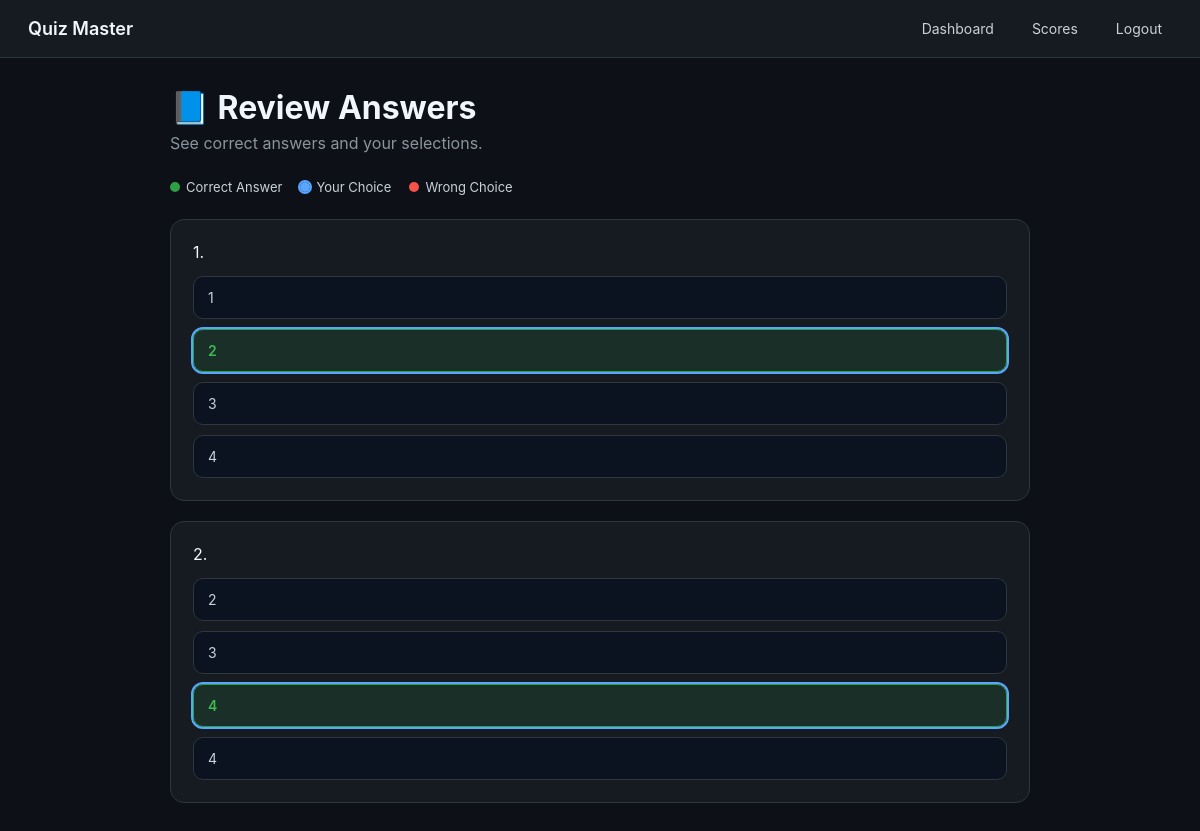
Page /quiz/review/2 (signed in) on the committed database.
### controller/models.py (models this page shows)
class Question(db.Model):
    __tablename__ = "question"
    question_id = db.Column(db.Integer, primary_key=True)
    quiz_id = db.Column(
        db.Integer,
        db.ForeignKey("quiz.quiz_id"),
        nullable=False
    )
    title = db.Column(db.String(255), nullable=False)
    statement = db.Column(db.Text, nullable=False)
    option_1 = db.Column(db.String(255), nullable=False)
    option_2 = db.Column(db.String(255), nullable=False)
    option_3 = db.Column(db.String(255), nullable=False)
    option_4 = db.Column(db.String(255), nullable=False)
    correct_option = db.Column(db.Integer, nullable=False)

### main.py (the view)
@app.route("/quiz/review/<int:attempt_id>")
@login_required
@role_required("user")
def quiz_review(attempt_id):
    attempt = QuizAttempt.query.get_or_404(attempt_id)
    if not attempt.submitted:
        flash("Quiz not submitted yet")
        return redirect(url_for("user_dashboard"))
    questions = Question.query.filter_by(
        quiz_id=attempt.quiz_id
    ).all()
    answers = UserAnswer.query.filter_by(
        attempt_id=attempt_id
    ).all()
    answer_map = {a.question_id: a for a in answers}
    return render_template(
        "user/review.html",
        attempt=attempt,
        questions=questions,
        answer_map=answer_map
    )

### main.py (called while the page is built)
def login_required(f):
    @wraps(f)
    def wrapper(*args, **kwargs):
        if "user_id" not in session:
            flash("Please login first")
            return redirect(url_for("login"))
        return f(*args, **kwargs)
    return wrapper

def role_required(required_role):
    def decorator(f):
        @wraps(f)
        def wrapper(*args, **kwargs):
            if session.get("role") != required_role:
                flash("Unauthorized access")
                return redirect(url_for("login"))
            return f(*args, **kwargs)
        return wrapper
    return decorator

### templates/USER/review.html (shortened to what this page needs)
<!DOCTYPE html>
<html lang="en">
<head>
</head>
<body>
<nav class="navbar">
    <div class="brand">Quiz Master</div>
    <div class="nav-links">
        <a class="nav-link" href="{{ url_for('user_dashboard') }}">Dashboard</a>
        <a class="nav-link" href="{{ url_for('user_quizzes') }}">Scores</a>
        <a class="nav-link" href="{{ url_for('logout') }}">Logout</a>
    </div>
</nav>
<div class="container">
<h1>📘 Review Answers</h1>
<p class="subtitle">See correct answers and your selections.</p>
<div class="legend">
    <span><i class="dot correct"></i> Correct Answer</span>
    <span><i class="dot selected"></i> Your Choice</span>
    <span><i class="dot wrong"></i> Wrong Choice</span>
</div>
{% for q in questions %}
<div class="question-card">
    <div class="question-title">
        {{ loop.index }}. {{ q.question_text }}
    </div>
    <ul class="options">
    {% for i in range(1,5) %}
        {% set opt = q | attr('option_' ~ i) %}
        {% set classes = [] %}
        <li class="option {{ ' '.join(classes) }}">
            {{ opt }}
        </li>
    {% endfor %}
    </ul>
</div>
{% endfor %}
</div>
</body>
</html>

### templates/USER/review.html (style rules this page uses)
:root { --bg:#0d1117; --panel:#161b22; --border:#30363d; --text:#c9d1d9; --muted:#8b949e; --white:#f0f6fc; --accent:#58a6ff; --green:#2ea043; --red:#f85149; --radius:14px; }
* { margin:0; padding:0; box-sizing:border-box; font-family:-apple-system,BlinkMacSystemFont,"Segoe UI",Arial; }
body { background:var(--bg); color:var(--text); min-height:100vh; }
.navbar { display:flex; justify-content:space-between; align-items:center; padding:14px 28px; background:var(--panel); border-bottom:1px solid var(--border); }
.brand { font-size:18px; font-weight:600; color:var(--white); }
.nav-links { display:flex; gap:18px; }
.nav-link { color:var(--text); text-decoration:none; font-size:14px; padding:6px 10px; border-radius:6px; }
.container { max-width:900px; margin:30px auto; padding:0 20px; }
h1 { color:var(--white); margin-bottom:6px; }
.subtitle { color:var(--muted); margin-bottom:26px; }
.question-card { background:var(--panel); border:1px solid var(--border); border-radius:var(--radius); padding:22px; margin-bottom:20px; }
.question-title { font-size:16px; color:var(--white); margin-bottom:14px; }
.options { list-style:none; display:grid; gap:10px; }
.option { padding:12px 14px; border-radius:10px; border:1px solid var(--border); background:#0b1220; font-size:14px; }
.correct { border-color:var(--green); background:rgba(46,160,67,.15); color:#3fb950; font-weight:600; }
.wrong { border-color:var(--red); background:rgba(248,81,73,.15); color:#f85149; font-weight:600; }
.selected { outline:2px solid var(--accent); }
.legend { display:flex; gap:18px; margin-bottom:24px; font-size:13px; }
.legend span { display:flex; align-items:center; gap:6px; }
.dot { width:10px; height:10px; border-radius:50%; }
.dot.correct { background:var(--green) }
.dot.wrong { background:var(--red) }
.dot.selected { background:var(--accent) }

### rows in the picture
Question: opt "1" "2" "3" "4"
Question: opt "2" "3" "4" "4"
